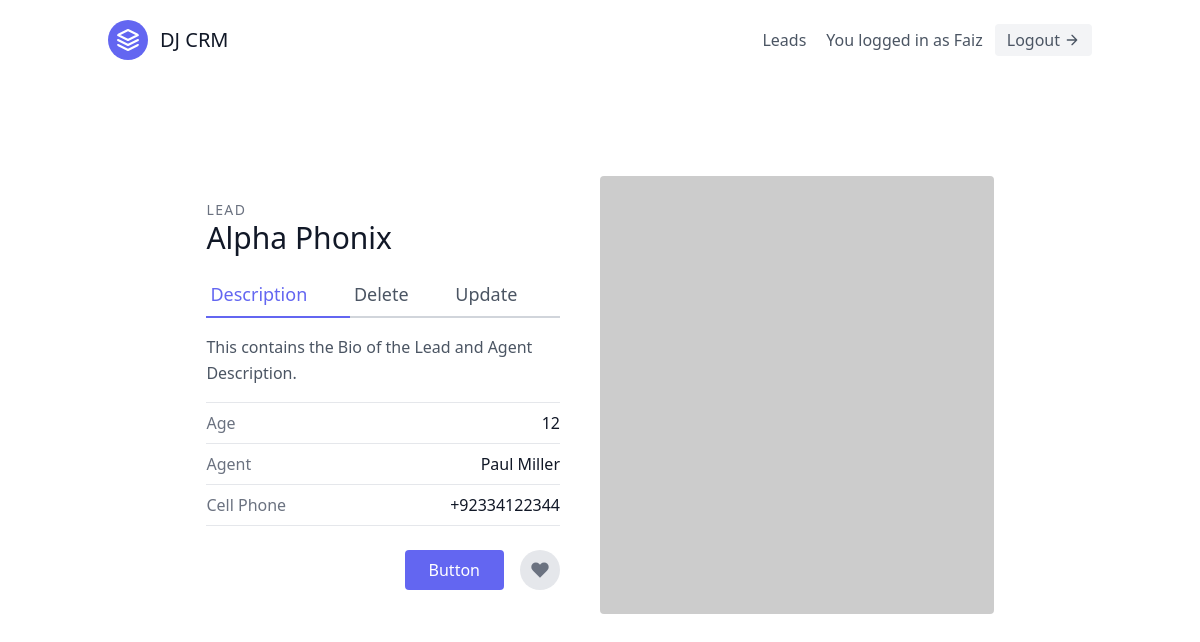
The app's page /APP1/leads_details/1/ (signed in) with its own data.
### APP1/models.py (models this page shows, shortened)
class User(AbstractUser):
    pass

class Lead(models.Model):
    firstName = models.CharField(max_length=20)
    lastName = models.CharField(max_length=20)
    age = models.IntegerField(blank = True, null = True)
    agent = models.ForeignKey(Agent, on_delete=models.CASCADE)

class Agent(models.Model):
    user = models.OneToOneField(User, on_delete=models.CASCADE)
    organization = models.ForeignKey(UserProfile, on_delete=models.CASCADE)
    firstName = models.CharField(max_length=20)
    lastName = models.CharField(max_length=20)

### APP1/views.py (the view)
# urls.py: path("leads_details/<int:pk>/", views.Leaddetailview.as_view(), name = "lead_details"),
class Leaddetailview(LoginRequiredMixin, generic.DetailView):
    template_name = "APP1/leads_details.html"
    queryset = models.Lead.objects.all()
    context_object_name = "leads"

### APP1/templates/APP1/leads_details.html
{% extends "base.html" %} {% block content%}
<section class="text-gray-600 body-font overflow-hidden">
  <div class="container px-5 py-24 mx-auto">
    <div class="lg:w-4/5 mx-auto flex flex-wrap">
      <div class="lg:w-1/2 w-full lg:pr-10 lg:py-6 mb-6 lg:mb-0">
        <h2 class="text-sm title-font text-gray-500 tracking-widest">LEAD</h2>
        <h1 class="text-gray-900 text-3xl title-font font-medium mb-4">
          {{leads.firstName}} {{leads.lastName}}
        </h1>
        <div class="flex mb-4">
          <a
            class="flex-grow text-indigo-500 border-b-2 border-indigo-500 py-2 text-lg px-1"
            >Description</a
          >
          <a
            href="/APP1/leads_details/{{leads.id}}/delete"
            class="flex-grow border-b-2 border-gray-300 py-2 text-lg px-1"
            >Delete</a
          >
          <a
            href="{% url 'APP1NameSpace:update_lead' leads.id %}"
            class="flex-grow border-b-2 border-gray-300 py-2 text-lg px-1"
            >Update</a
          >
        </div>
        <p class="leading-relaxed mb-4">
          This contains the Bio of the Lead and Agent Description.
        </p>
        <div class="flex border-t border-gray-200 py-2">
          <span class="text-gray-500">Age</span>
          <span class="ml-auto text-gray-900">{{leads.age}}</span>
        </div>
        <div class="flex border-t border-gray-200 py-2">
          <span class="text-gray-500">Agent</span>
          <span class="ml-auto text-gray-900"
            >{{leads.agent.firstName}} {{leads.agent.lastName}}</span
          >
        </div>
        <div class="flex border-t border-b mb-6 border-gray-200 py-2">
          <span class="text-gray-500">Cell Phone</span>
          <span class="ml-auto text-gray-900">+92334122344</span>
        </div>
        <div class="flex">
          <button
            class="flex ml-auto text-white bg-indigo-500 border-0 py-2 px-6 focus:outline-none hover:bg-indigo-600 rounded"
          >
            Button
          </button>
          <button
            class="rounded-full w-10 h-10 bg-gray-200 p-0 border-0 inline-flex items-center justify-center text-gray-500 ml-4"
          >
            <svg
              fill="currentColor"
              stroke-linecap="round"
              stroke-linejoin="round"
              stroke-width="2"
              class="w-5 h-5"
              viewBox="0 0 24 24"
            >
              <path
                d="M20.84 4.61a5.5 5.5 0 00-7.78 0L12 5.67l-1.06-1.06a5.5 5.5 0 00-7.78 7.78l1.06 1.06L12 21.23l7.78-7.78 1.06-1.06a5.5 5.5 0 000-7.78z"
              ></path>
            </svg>
          </button>
        </div>
      </div>
      <img
        alt="ecommerce"
        class="lg:w-1/2 w-full lg:h-auto h-64 object-cover object-center rounded"
        src="https://dummyimage.com/400x400"
      />
    </div>
  </div>
</section>
{% endblock %}

### templates/navbar.html (shortened to what this page needs)
<header class="text-gray-600 body-font">
    <div
      class="container mx-auto flex flex-wrap p-5 flex-col md:flex-row items-center"
    >
      <a
        class="flex title-font font-medium items-center text-gray-900 mb-4 md:mb-0"
      >
        <svg
          xmlns="http://www.w3.org/2000/svg"
          fill="none"
          stroke="currentColor"
          stroke-linecap="round"
          stroke-linejoin="round"
          stroke-width="2"
          class="w-10 h-10 text-white p-2 bg-indigo-500 rounded-full"
          viewBox="0 0 24 24"
        >
          <path
            d="M12 2L2 7l10 5 10-5-10-5zM2 17l10 5 10-5M2 12l10 5 10-5"
          ></path>
        </svg>
        <span class="ml-3 text-xl">DJ CRM</span>
      </a>
        <nav
          class="md:ml-auto flex flex-wrap items-center text-base justify-center"
        >
        <a href="{% url "APP1NameSpace:leads" %}" class="mr-5 hover:text-gray-900">Leads</a>
        </nav>
      {% if request.user.is_authenticated %}
        You logged in as {{request.user.username}}
        <a
          href="{% url 'logout' %}" class="ml-3 inline-flex items-center bg-gray-100 border-0 py-1 px-3 focus:outline-none hover:bg-gray-200 rounded text-base mt-4 md:mt-0">
          Logout
          <svg
            fill="none"
            stroke="currentColor"
            stroke-linecap="round"
            stroke-linejoin="round"
            stroke-width="2"
            class="w-4 h-4 ml-1"
            viewBox="0 0 24 24">
            <path d="M5 12h14M12 5l7 7-7 7"></path>
          </svg>
        </a>
      {% endif %}
    </div>
  </header>

### records on screen
User: user.username "Faiz"
Lead: firstName "Alpha", lastName "Phonix", age "12", agent.firstName "Paul", agent.lastName "Miller"
